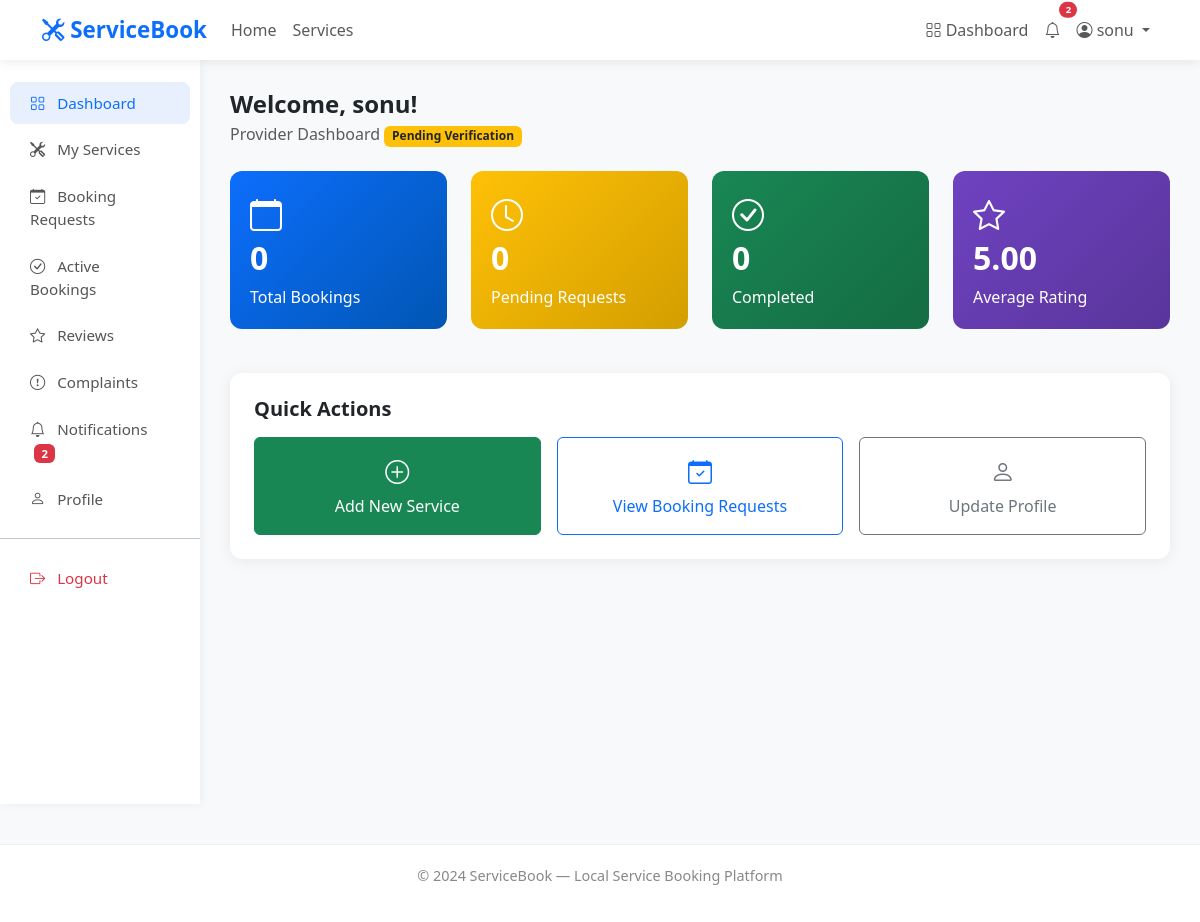
Before: /accounts/accounts/provider/dashboard/ (signed in) with the older database file.
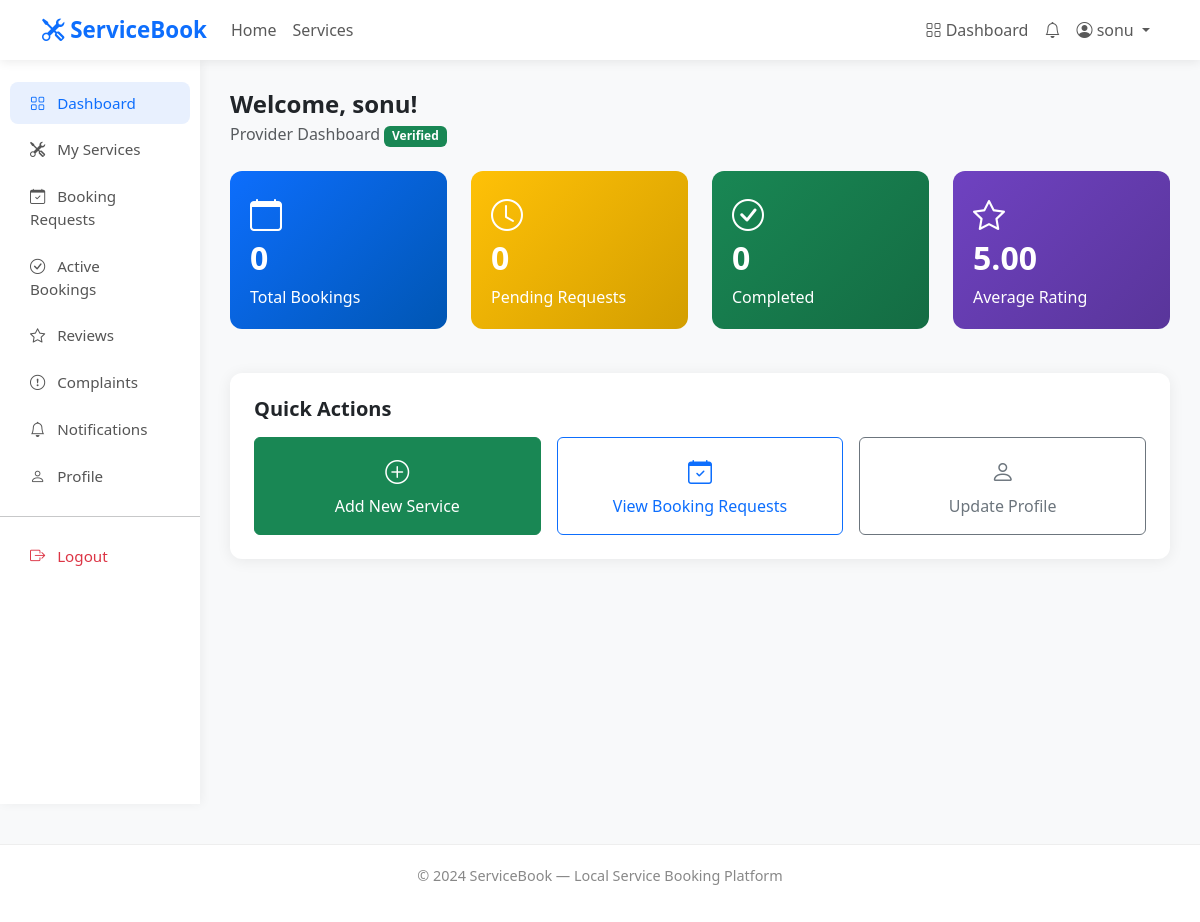
After: the same page with the newer database file.
### accounts/views.py (the view)
# urls.py: path('accounts/provider/dashboard/', views.provider_dashboard, name='provider_dashboard'),
@login_required(login_url='/accounts/login/')
def provider_dashboard(request):
    if not request.user.is_provider():
        messages.error(request, 'Access denied.')
        return redirect('dashboard')
    profile = ProviderProfile.objects.get_or_create(
        user=request.user
    )[0]
    context = {
        'profile': profile,
        'user': request.user,
    }
    return render(request, 'accounts/provider_dashboard.html', context)

### accounts/models.py (called while the page is built)
    def is_provider(self):
        return self.role == self.ROLE_PROVIDER

### notifications/context_processors.py (called while the page is built)
def notification_count(request):
    if request.user.is_authenticated:
        count = request.user.notifications.filter(
            is_read=False
        ).count()
        return {'unread_notifications': count}
    return {'unread_notifications': 0}

### templates/accounts/provider_dashboard.html (shortened to what the changed rows need)
{% extends 'base.html' %}
{% block content %}
<div class="container-fluid">
    <div class="row">
        <div class="col-md-2 sidebar">
            <nav class="nav flex-column">
                <a class="nav-link" href="{% url 'notification_list' %}">
                    <i class="bi bi-bell"></i> Notifications
                    {% if unread_notifications > 0 %}
                    <span class="badge bg-danger ms-1">
                        {{ unread_notifications }}
                    </span>
                    {% endif %}
                </a>
            </nav>
        </div>
        <div class="col-md-10 main-content">
            <p class="text-muted mb-4">
                Provider Dashboard
                {% if profile.is_verified %}
                <span class="badge bg-success">Verified</span>
                {% else %}
                <span class="badge bg-warning text-dark">Pending Verification</span>
                {% endif %}
            </p>
        </div>
    </div>
</div>
{% endblock %}

### templates/base.html (shortened to what this page needs)
<!DOCTYPE html>
<html lang="en">
<head>
    <link href="https://cdn.jsdelivr.net/npm/bootstrap@5.3.0/dist/css/bootstrap.min.css" rel="stylesheet">
    <link href="https://cdn.jsdelivr.net/npm/bootstrap-icons@1.10.0/font/bootstrap-icons.css" rel="stylesheet">
</head>
<body>
    <nav class="navbar navbar-expand-lg navbar-light sticky-top">
        <div class="container">
            <a class="navbar-brand" href="{% url 'home' %}">
                <i class="bi bi-tools"></i> ServiceBook
            </a>
            <div class="collapse navbar-collapse" id="navbarNav">
                <ul class="navbar-nav me-auto">
                    <li class="nav-item">
                        <a class="nav-link" href="{% url 'home' %}">Home</a>
                    </li>
                    <li class="nav-item">
                        <a class="nav-link" href="{% url 'service_list' %}">Services</a>
                    </li>
                </ul>
                <ul class="navbar-nav">
                    {% if user.is_authenticated %}
                    <li class="nav-item">
                        <a class="nav-link" href="{% url 'dashboard' %}">
                            <i class="bi bi-grid"></i> Dashboard
                        </a>
                    </li>
                    <li class="nav-item">
                        <a class="nav-link position-relative" href="{% url 'notification_list' %}">
                            <i class="bi bi-bell"></i>
                            {% if unread_notifications > 0 %}
                            <span class="position-absolute top-0 start-100
                          translate-middle badge rounded-pill bg-danger" style="font-size:0.6rem;">
                                {{ unread_notifications }}
                            </span>
                            {% endif %}
                        </a>
                    </li>
                    <li class="nav-item dropdown">
                        <a class="nav-link dropdown-toggle" href="#" data-bs-toggle="dropdown">
                            <i class="bi bi-person-circle"></i>
                            {{ user.first_name|default:user.username }}
                        </a>
                    </li>
                    {% endif %}
                </ul>
            </div>
        </div>
    </nav>
    {% block content %}
    {% endblock %}
    <footer>
        <p>&copy; 2024 ServiceBook — Local Service Booking Platform</p>
    </footer>
</body>
</html>

Changed rows visible on the page:
changed ProviderProfile: is_verified False → True (drawn)
Other visible differences:
{{ unread_notifications }}: "2" → (not shown)
text no longer shown: "Pending Verification"
text now shown: "Verified"
